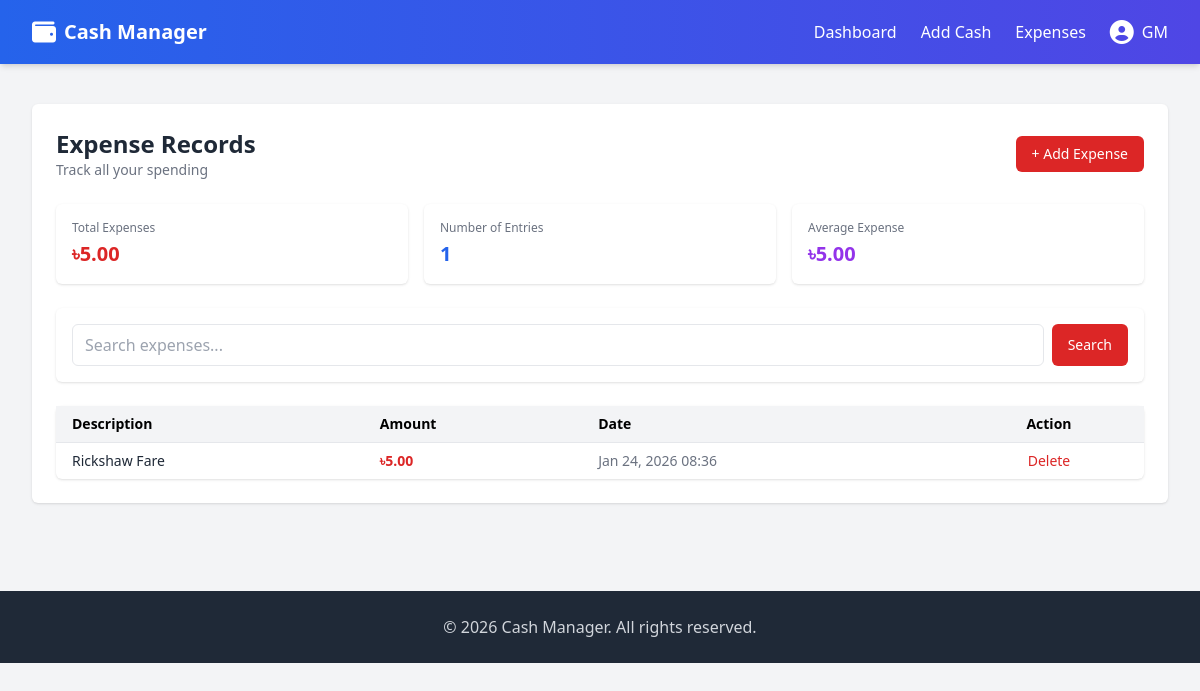
The page /expense-list/ (signed in) on the database its author committed.
### ManageCash/models.py (models this page shows)
class Expense(models.Model):
    user = models.ForeignKey(User, on_delete=models.CASCADE)
    description = models.TextField()
    amount = models.DecimalField(max_digits=10, decimal_places=2)
    datetime = models.DateTimeField(auto_now_add=True)

### ManageCash/views.py (the view)
# urls.py: path('expense-list/', views.expense_list, name='expense_list'),
@login_required(login_url='login')
def expense_list(request):
    expenses = Expense.objects.filter(user=request.user).order_by('-datetime')
    search_query = request.GET.get('q', '')
    if search_query:
        expenses = expenses.filter(description__icontains=search_query)
    total = expenses.aggregate(Sum('amount'))['amount__sum'] or 0
    count = expenses.count()
    average = total / count if count > 0 else 0
    context = {
        'expenses': expenses,
        'search_query': search_query,
        'total': total,
        'average': average,
    }
    return render(request, 'ManageCash/expense_list.html', context)

### templates/ManageCash/expense_list.html (shortened to what this page needs)
{% extends 'base.html' %}
{% block content %}
<div class="space-y-6">
    <div class="flex items-center justify-between">
        <div>
            <h1 class="text-2xl font-semibold text-gray-800">Expense Records</h1>
            <p class="text-sm text-gray-500">Track all your spending</p>
        </div>
        <a href="{% url 'add_expense' %}"
           class="bg-red-600 hover:bg-red-700 text-white text-sm font-medium py-2 px-4 rounded-md transition">
            + Add Expense
        </a>
    </div>
    <div class="grid grid-cols-1 md:grid-cols-3 gap-4">
        <div class="bg-white rounded-md shadow p-4">
            <p class="text-xs text-gray-500">Total Expenses</p>
            <p class="text-xl font-bold text-red-600 mt-1">৳{{ total|floatformat:2 }}</p>
        </div>
        <div class="bg-white rounded-md shadow p-4">
            <p class="text-xs text-gray-500">Number of Entries</p>
            <p class="text-xl font-bold text-blue-600 mt-1">{{ expenses|length }}</p>
        </div>
        <div class="bg-white rounded-md shadow p-4">
            <p class="text-xs text-gray-500">Average Expense</p>
            <p class="text-xl font-bold text-purple-600 mt-1">৳{{ average|floatformat:2 }}</p>
        </div>
    </div>
    <div class="bg-white rounded-md shadow p-4">
        <form method="GET" class="flex gap-2">
            <input type="text" name="q"
                   class="flex-1 px-3 py-2 border rounded-md focus:ring-2 focus:ring-red-500 focus:outline-none"
                   placeholder="Search expenses..." value="{{ search_query }}">
            <button type="submit"
                    class="bg-red-600 hover:bg-red-700 text-white text-sm font-medium px-4 rounded-md transition">
                Search
            </button>
        </form>
    </div>
    <div class="bg-white rounded-md shadow">
        {% if expenses %}
            <div class="overflow-x-auto">
                <table class="w-full text-sm">
                    <thead class="bg-gray-100">
                        <tr>
                            <th class="px-4 py-2 text-left">Description</th>
                            <th class="px-4 py-2 text-left">Amount</th>
                            <th class="px-4 py-2 text-left">Date</th>
                            <th class="px-4 py-2 text-center">Action</th>
                        </tr>
                    </thead>
                    <tbody>
                        {% for expense in expenses %}
                            <tr class="border-t hover:bg-gray-50">
                                <td class="px-4 py-2 font-medium text-gray-800">{{ expense.description|truncatewords:5 }}</td>
                                <td class="px-4 py-2 text-red-600 font-semibold">৳{{ expense.amount|floatformat:2 }}</td>
                                <td class="px-4 py-2 text-gray-500">{{ expense.datetime|date:"M d, Y H:i" }}</td>
                                <td class="px-4 py-2 text-center">
                                    <a href="{% url 'delete_expense' expense.pk %}"
                                       class="text-red-600 hover:text-red-800 transition">Delete</a>
                                </td>
                            </tr>
                        {% endfor %}
                    </tbody>
                </table>
            </div>
        {% endif %}
    </div>
</div>
{% endblock %}

### templates/base.html (shortened to what this page needs)
<!DOCTYPE html>
<html lang="en">
<head>
    <script src="https://cdn.tailwindcss.com"></script>
    <link rel="stylesheet" href="https://cdnjs.cloudflare.com/ajax/libs/font-awesome/6.4.0/css/all.min.css">
</head>
<body class="bg-gray-100 font-sans">
    {% if user.is_authenticated %}
    <nav class="bg-gradient-to-r from-blue-600 to-indigo-600 shadow-md">
        <div class="max-w-7xl mx-auto px-4 sm:px-6 lg:px-8">
            <div class="flex justify-between h-16 items-center">
                <a href="{% url 'dashboard' %}" class="flex items-center space-x-2 text-white">
                    <i class="fas fa-wallet text-2xl"></i>
                    <span class="text-xl font-semibold">Cash Manager</span>
                </a>
                <div class="flex items-center space-x-6">
                    <a href="{% url 'dashboard' %}" class="text-white hover:text-yellow-300 transition">Dashboard</a>
                    <a href="{% url 'cash_list' %}" class="text-white hover:text-green-300 transition">Add Cash</a>
                    <a href="{% url 'expense_list' %}" class="text-white hover:text-red-300 transition">Expenses</a>
                     <div class="relative group">
                        <button class="flex items-center space-x-2 text-white hover:text-gray-200">
                           <i class="fas fa-user-circle text-2xl"></i>
                           <span>{{ user.first_name|default:user.username }}</span>
                         </button>
                 </div>
                </div>
            </div>
        </div>
    </nav>
    {% endif %}
    <main class="max-w-7xl mx-auto px-4 sm:px-6 lg:px-8 py-10">
        <div class="bg-white rounded-md shadow p-6">
            {% block content %}{% endblock %}
        </div>
    </main>
    <footer class="bg-gray-800 mt-12">
        <div class="max-w-7xl mx-auto px-4 sm:px-6 lg:px-8 py-6 text-center text-gray-300">
            <p>&copy; 2026 Cash Manager. All rights reserved.</p>
        </div>
    </footer>
</body>
</html>

### rows shown on the page
Expense: description "Rickshaw Fare", amount "5.00", datetime "Jan 24, 2026 08:36"

### other values the page prints
{{ user.first_name|default:user.username }} "GM"
{{ total|floatformat:2 }} "5.00"
{{ expenses|length }} "1"
{{ average|floatformat:2 }} "5.00"
